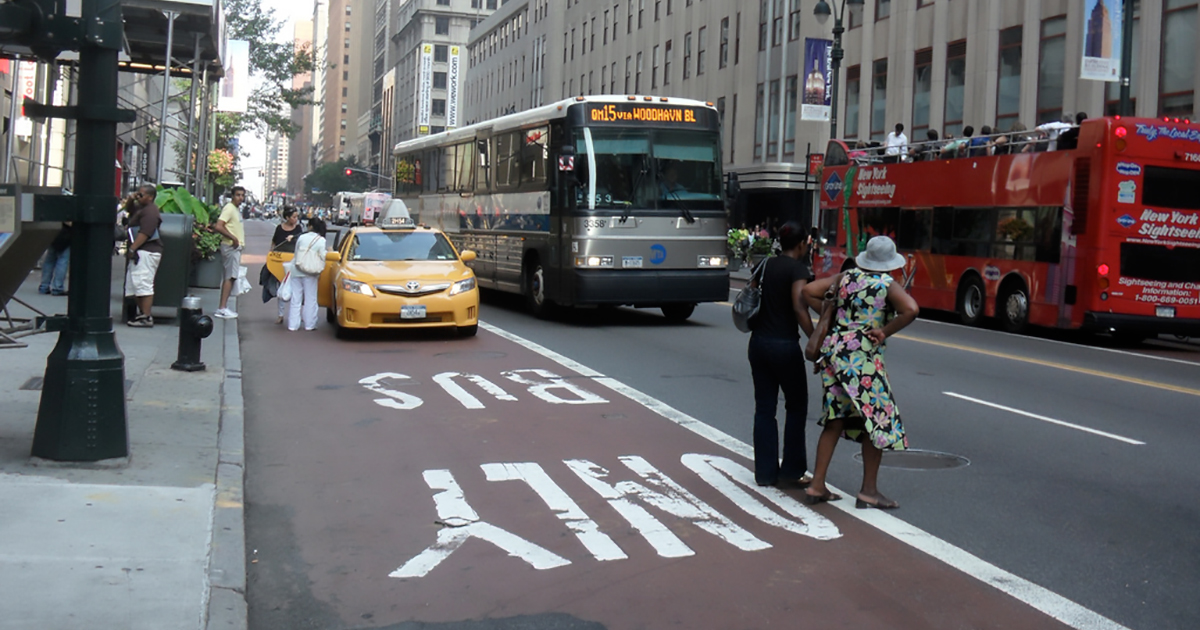
#> input picture Object Detection/resize-keep-aspect-ratio/data/street.jpg, 1200 x 630 px
$ python plot_box.py
#> lines starting #> are read from the running program, lines starting #| are printed output that depends on the picture; after the words box and inside, x2 and y2 are one past the last pixel; in counts of white or black regions, pixels touching at a corner belong together
### Object Detection/resize-keep-aspect-ratio/utils.py
import cv2
import xml.etree.ElementTree as ET


def parse_annotation(file):
    tree = ET.parse(file)
    root = tree.getroot()

    bbox = [0] * 4
    for boxes in root.iter('object'):
        for box in boxes.findall('bndbox'):
            bbox[0] = float(box.find('xmin').text)
            bbox[1] = float(box.find('ymin').text)
            bbox[2] = float(box.find('xmax').text)
            bbox[3] = float(box.find('ymax').text)

    return bbox

### Object Detection/resize-keep-aspect-ratio/plot_box.py
import cv2
import numpy as np
import matplotlib.pyplot as plt

from utils import parse_annotation


def plot_box(image, bbox, save=True, show=False):
    left = int(bbox[0])
    top = int(bbox[1])
    right = int(bbox[2])
    bottom = int(bbox[3])

    # plot box
    cv2.rectangle(image, (left, top), (right, bottom), (0, 0, 255), 3)

    # show image
    if show:
        cv2.imshow('image', image)
        cv2.waitKey(0)
        cv2.destroyAllWindows()

    if save:
        cv2.imwrite('data/street_bbox.jpg', image)


if __name__ == "__main__":
    image_path = "data/street.jpg"
    annotations_path = "data/street.xml"

    # read image and get width, height
    image = cv2.imread(image_path)
#> image is the input picture: shape (630, 1200, 3); mean B, G, R 104.7, 102.8, 104.6
    h, w, _ = image.shape
#> h = 630; w = 1200

    # get bounding box
    bbox = parse_annotation(annotations_path)
#> (reads Object Detection/resize-keep-aspect-ratio/data/street.xml from the repository)

    # plot boinding box and save image
    plot_box(image, bbox)
#> in plot_box, `cv2.rectangle(image, (left, top), (right, bottom), (0, 0, 255), 3)`:
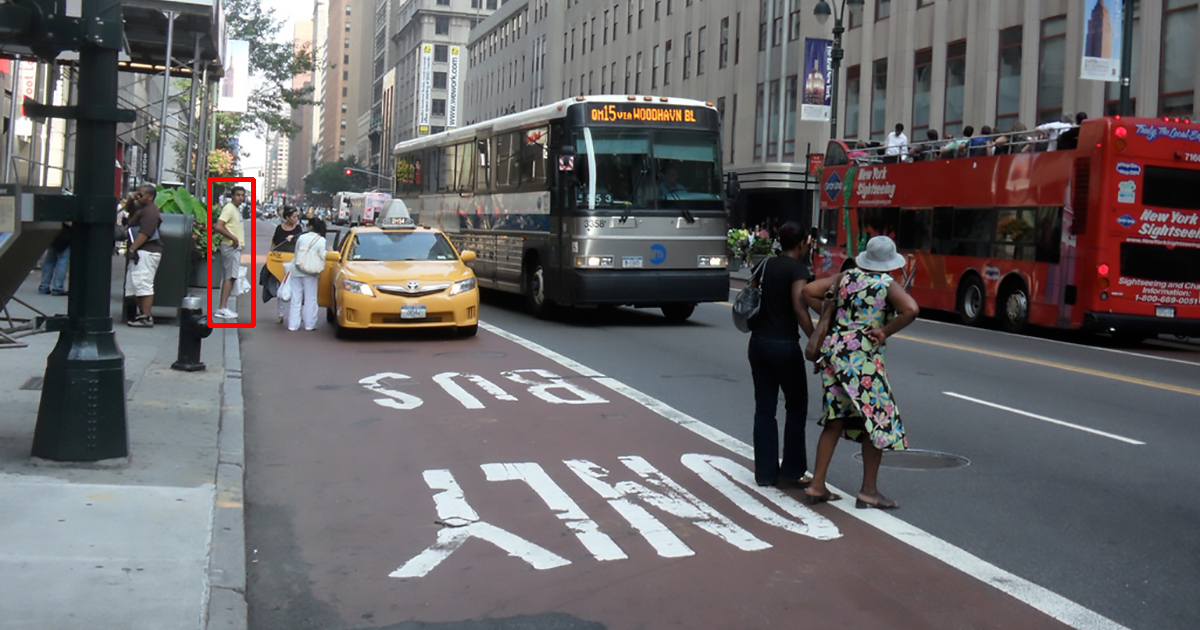
#> image: shape (630, 1200, 3); 0.25% of pixels changed, all inside (x1, y1, x2, y2) = (207, 177, 256, 328)
